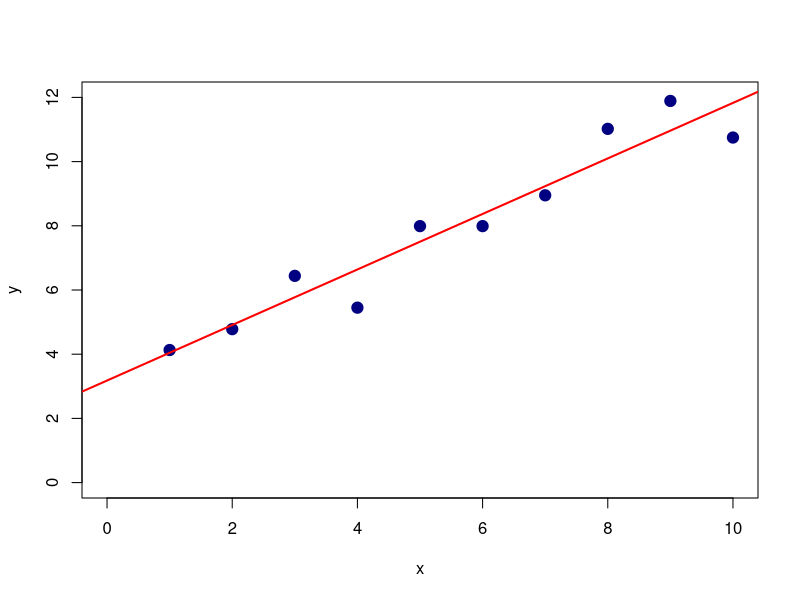
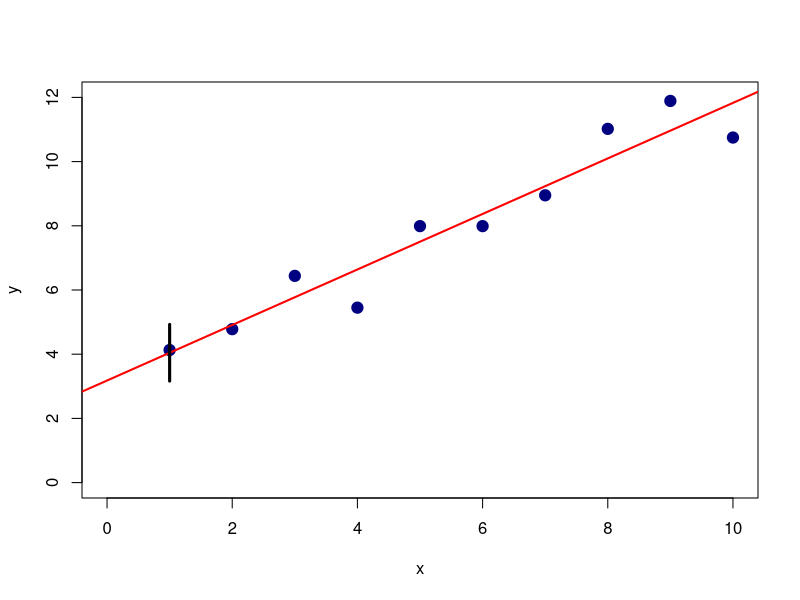
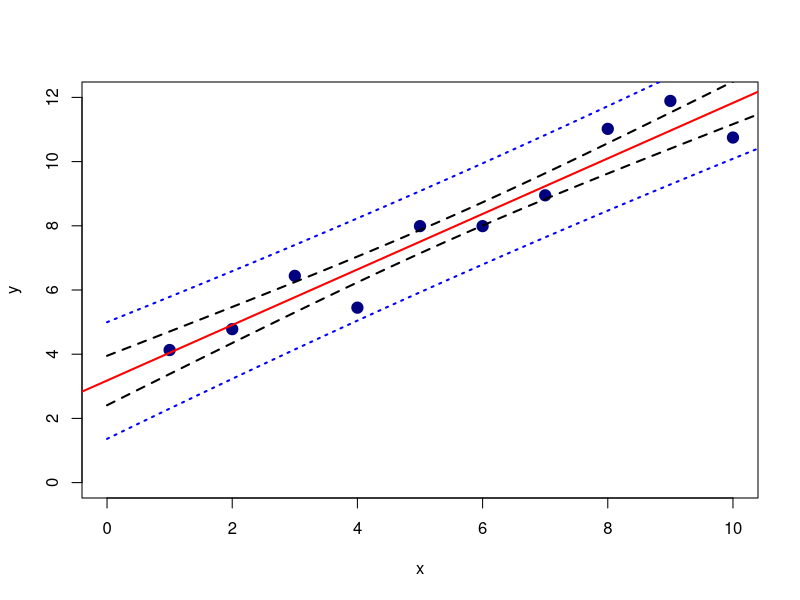

Here is the R script that generated these plots, in order:
## ---- chunk 1
knitr::opts_chunk$set(echo = TRUE)
library(kableExtra)
## ---- chunk 2
x <- 1:10
y <-  c(4.13,  4.78,  6.44,  5.45,  7.99,  7.99,  8.95, 11.02, 11.89, 10.75)
plot(x, y, xlim = c(0,10), ylim = c(0,12), col = "navy", pch = 19, cex = 1.5)
abline(3.18, 0.865, col = "red", lwd = 2)
## ---- chunk 3
# Model parameters.
hb0 <- 3.18
hb1 <- 0.865

# Recalculate mean, Sxx.
n <- length(x)
xbar <- mean(x)
Sxx <- sum(x^2) - n*xbar^2

# Estimate of the variance.
s <- sqrt(0.6515)
## ---- chunk 4
xstar <- 1 

# Calculate the radius/half-width of the interval.
rad <- qt(p = 0.05, df = n - 2, lower.tail = FALSE)*s*sqrt(1/n + (xstar - xbar)^2/Sxx)

# Calculate confidence interval.

lb <- hb0 + hb1*xstar - rad
ub <- hb0 + hb1*xstar + rad
## ---- chunk 5
# Earlier plot.
plot(x, y, xlim = c(0,10), ylim = c(0,12), col = "navy", pch = 19, cex = 1.5)
abline(3.18, 0.865, col = "red", lwd = 2)
# Superimpose confidence interval.
lines(c(1,1), c(lb, ub), col = "black", lwd = 3)
## ---- chunk 6
# Choose x and alpha.
xstar <- 1
alpha <- 0.1

# Calculate radius of the prediction interval.
prad <- qt(p = alpha/2, df = n -2, lower.tail = FALSE)*s*sqrt(1 + 1/n + (xstar - xbar)^2/Sxx)

# Calculate endpoints of the prediction interval.
plb <- hb0 + hb1*xstar - prad
pub <- hb0 + hb1*xstar + prad
## ---- chunk 7
# Choose x and alpha.
xstar <- seq(from = 0, to = 12, by = 0.25)
alpha <- 0.1

# Calculate radius of the prediction interval.
prads <- qt(p = alpha/2, df = n -2, lower.tail = FALSE)*s*sqrt(1 + 1/n + (xstar - xbar)^2/Sxx)

# Calculate endpoints of the prediction interval.
plbs <- hb0 + hb1*xstar - prads
pubs <- hb0 + hb1*xstar + prads
## ---- chunk 8
rads <- qt(p = alpha, df = n - 2, lower.tail = FALSE)*s*sqrt(1/n + (xstar - xbar)^2/Sxx)
lbs <- hb0 + hb1*xstar - rads
ubs <- hb0 + hb1*xstar + rads
## ---- chunk 9
# Earlier plot.
plot(x, y, xlim = c(0,10), ylim = c(0,12), col = "navy", pch = 19, cex = 1.5)
abline(3.18, 0.865, col = "red", lwd = 2)

# Plot curve indicating lower/upper bounds on confidence intervals.
lines(xstar, lbs, col = "black", lty = 2, lwd = 2)
lines(xstar, ubs, col = "black", pch = "o", lty = 2, lwd = 2)

# Plot prediction band.
lines(xstar, plbs, col = "blue", pch = "o", lty = 3, lwd = 2)
lines(xstar, pubs, col = "blue", pch = "o", lty = 3, lwd = 2)
